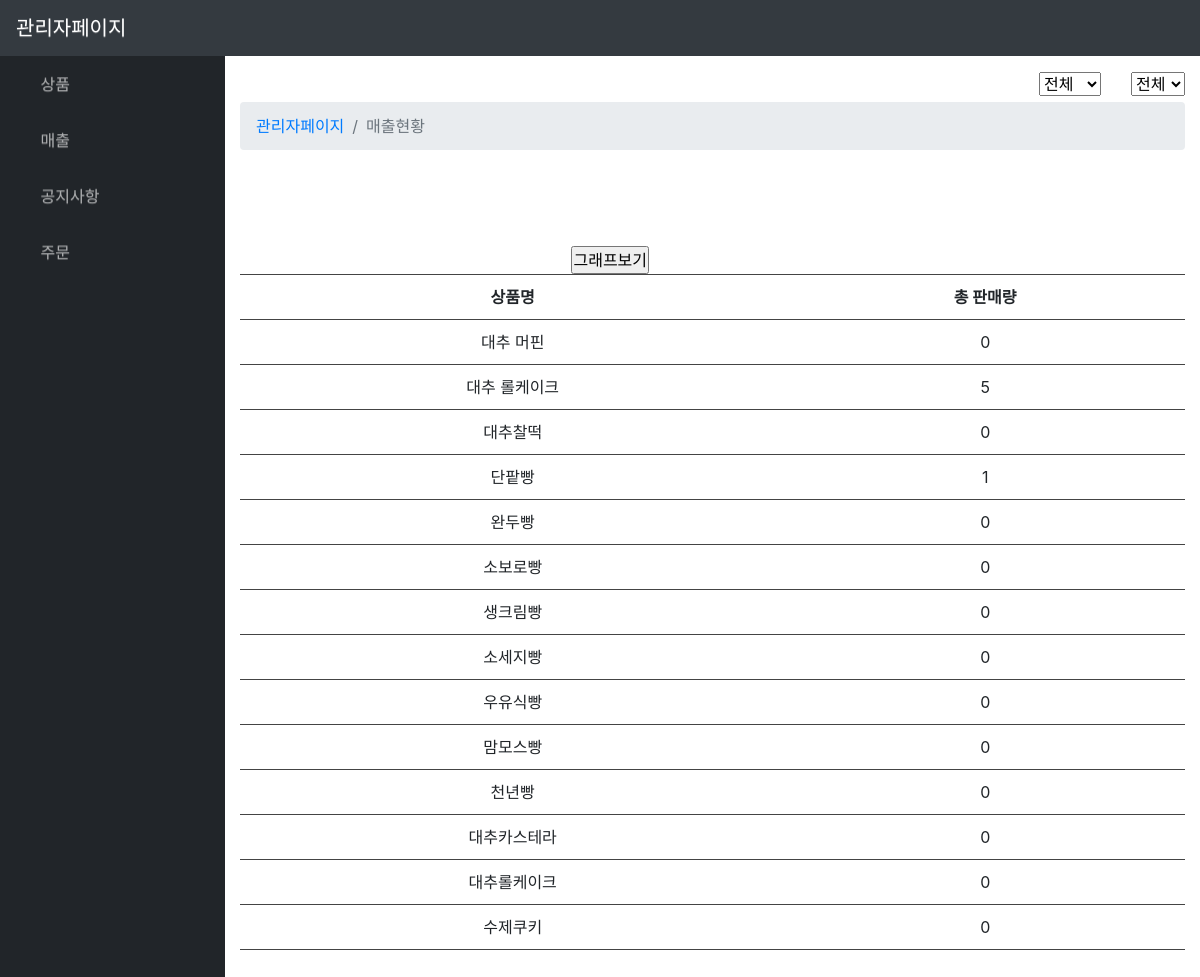
/manage/manage_Sales_Status/ (signed in), run on an earlier commit of the app's database.
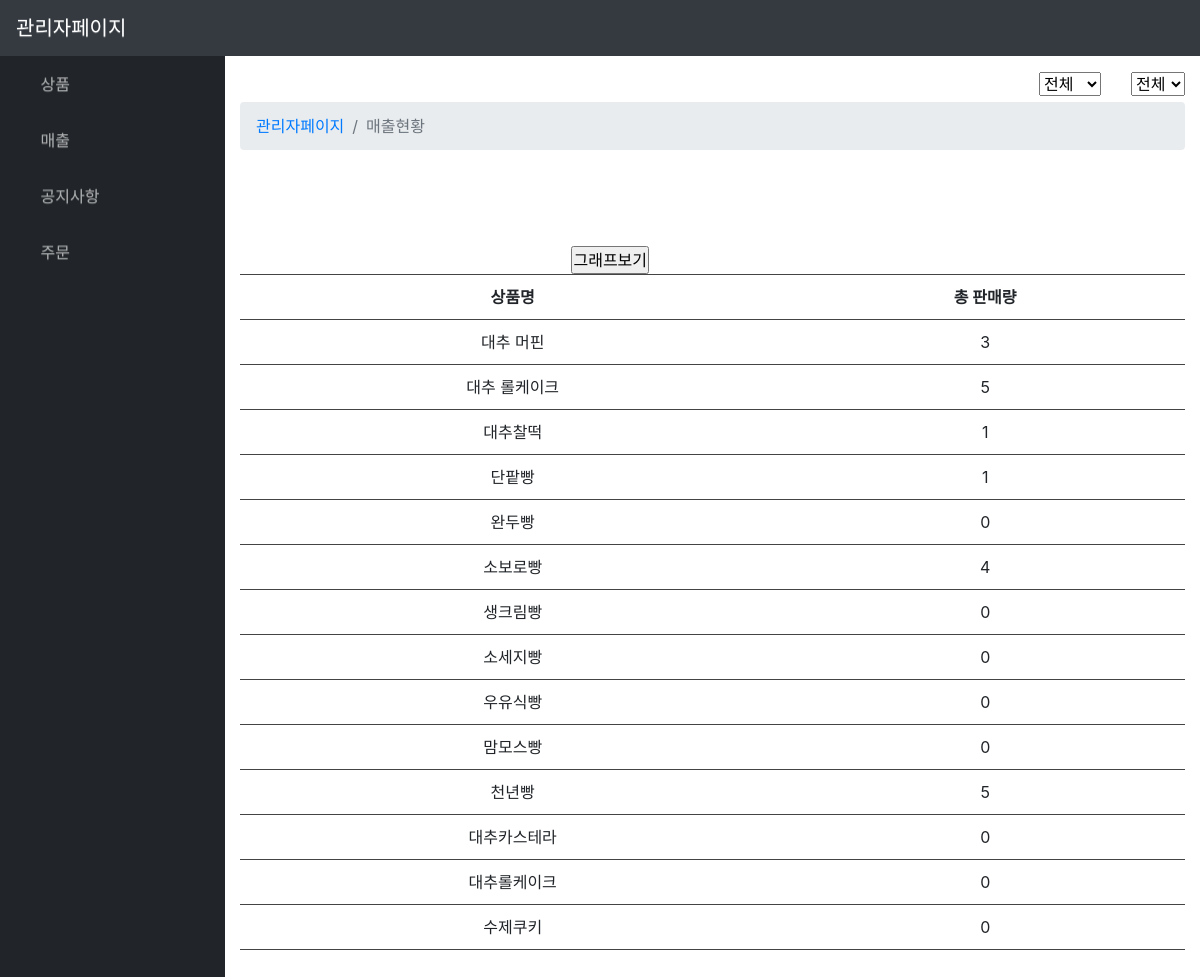
And on a later commit of the database.
### boeun_bread/models.py (models this page shows, shortened)
class Product(models.Model):
    PRODUCT_KIND =(
        ('1','제빵'),
        ('2','제과'),
        ('3','선물세트'),
    )
    P_img        = models.ImageField(upload_to="bread_img/",null=True,blank=True)
    P_name       = models.CharField(max_length=50)
    P_price      = models.IntegerField(default=0)
    P_nutrition  = models.TextField(null=True, blank=True)
    P_info       = models.TextField(null=True, blank=True)
    P_sales      = models.IntegerField(default=0) # 판매량
    P_newProduct = models.BooleanField(default=False) #True : 신제품
    P_kind       = models.CharField(max_length=1,choices=PRODUCT_KIND) #상품종류

### boeun_bread/views.py (the view)
# urls.py: path('manage/manage_Sales_Status/',views.manage_Sales_Status,name="manage_Sales_Status"),
@login_required
def manage_Sales_Status(request):
    prod = Product.objects.all()
    p_name_list = []
    p_salse_list = []
    for p in prod:
        p_name_list.append(p.P_name)
        p_salse_list.append(p.P_sales)
    return render(request, 'manage/manage_Sales_Status.html',{'prod':prod, 'p_name_list':p_name_list,'p_salse_list':p_salse_list})

### boeun_bread/templates/manage/manage_Sales_Status.html (shortened to what this page needs)
{% extends 'manage/manage_base.html'%}
{% load extra %}
{% block manage_content %}
<div style="float:right;">
  <select id="month">
    <option value="0">전체</option>
  </select>
</div>
<div style="float:right; margin-right:30px;">
  <select id="year">
    <option value="0">전체</option>
  </select>
</div>
<div id="pre_page">
  {% include 'manage/manage_Sales_Status_table.html' %}
</div>
{% endblock %}

### boeun_bread/templates/manage/manage_base.html (shortened to what this page needs)
{% load static %}
<!DOCTYPE html>
<html lang="en">
<head>
  <link href="{% static 'vendor/fontawesome-free/css/all.min.css' %}" rel="stylesheet" type="text/css">
  <link href="{% static 'css/sb-admin.css'%}" rel="stylesheet">
  <link rel="stylesheet" href="https://maxcdn.bootstrapcdn.com/bootstrap/3.3.2/css/bootstrap-theme.min.css">
</head>
<body id="page-top">
  <nav class="navbar navbar-expand navbar-dark bg-dark static-top">
    <a class="navbar-brand mr-1" href="#">관리자페이지</a>
    <ul class="navbar-nav ml-auto ml-md-0">
      <li class="nav-item dropdown no-arrow">
        <a class="nav-link dropdown-toggle" href="#" id="userDropdown" role="button" data-toggle="dropdown" aria-haspopup="true" aria-expanded="false">
          <i class="fas fa-user-circle fa-fw"></i>
        </a>
      </li>
    </ul>
  </nav>
  <div id="wrapper">
    <ul class="sidebar navbar-nav">
      <li class="nav-item dropdown">
        <a class="nav-link dropdown-toggle" href="#" id="pagesDropdown" role="button" data-toggle="dropdown" aria-haspopup="true" aria-expanded="false">
          <i class="fas fa-fw fa-folder"></i>
          <span>상품</span>
        </a>
      </li>
      <li class="nav-item dropdown">
        <a class="nav-link dropdown-toggle" href="#" id="pagesDropdown" role="button" data-toggle="dropdown" aria-haspopup="true" aria-expanded="false">
          <i class="fas fa-fw fa-folder"></i>
          <span>매출</span>
        </a>
      </li>
      <li class="nav-item dropdown">
        <a class="nav-link dropdown-toggle" href="#" id="pagesDropdown" role="button" data-toggle="dropdown" aria-haspopup="true" aria-expanded="false">
          <i class="fas fa-fw fa-folder"></i>
          <span>공지사항</span>
        </a>
      </li>
      <li class="nav-item dropdown">
        <a class="nav-link dropdown-toggle" href="#" id="pagesDropdown" role="button" data-toggle="dropdown" aria-haspopup="true" aria-expanded="false">
          <i class="fas fa-fw fa-folder"></i>
          <span>주문</span>
        </a>
      </li>
    </ul>
     <div id="content-wrapper">
        <div class="container-fluid">
          {% block manage_content %}
          {% endblock %}
        </div>
      </div>
    </div>
</body>
</html>

### boeun_bread/templates/manage/manage_Sales_Status_table.html (shortened to what this page needs)
<div style="padding-top:30px;">
<ol class="breadcrumb">
    <li class="breadcrumb-item">
        <a href="{% url 'boeun_bread:manage' %}">관리자페이지</a>
    </li>
    <li class="breadcrumb-item active">매출현황</li>
</ol>
<div style="text-align:center;">
<table id={{keyword}}>
  <tr>
    <th>상품명</th>
    <th>총 판매량</th>
  </tr>
  {% if keyword %}
    {%for list,cnt in bread_list.items %}
    <tr>
      <td>{{list}}</td>
      <td>{{cnt}}</td>
    </tr>
    {% endfor %}
    <tr>
      <div>
        <input type="button" value="그래프보기" onclick="chart();">
        <canvas id="myChart" width="400" height="400"></canvas>
      </div>
    </tr>
  {% else %}
    {% for prod in prod %}
      <tr>
        <td>{{prod.P_name}}</td>
        <td>{{prod.P_sales}}</td>
      </tr>
    {% endfor %}
    <tr>
      <div id="chart1">
        <input type="button" value="그래프보기" onclick="chart();">
        <canvas id="myChart" width="200" height="100"></canvas>
      </div>
    </tr>
  {%endif%}
</table>
</div>
</div>

### boeun_bread/templates/manage/manage_base.html (style rules this page uses)
* { margin:0; padding:0; }

### boeun_bread/templates/manage/manage_Sales_Status_table.html (style rules this page uses)
table { width: 100%; border-top: 1px solid #444444; border-collapse: collapse; }
th, td { border-bottom: 1px solid #444444; padding: 10px; }

What changed in the data, as far as the page shows it:
changed Product "대추 머핀": P_sales "0" → "3"
changed Product "대추찰떡": P_sales "0" → "1"
changed Product "소보로빵": P_sales "0" → "4"
changed Product "천년빵": P_sales "0" → "5"
